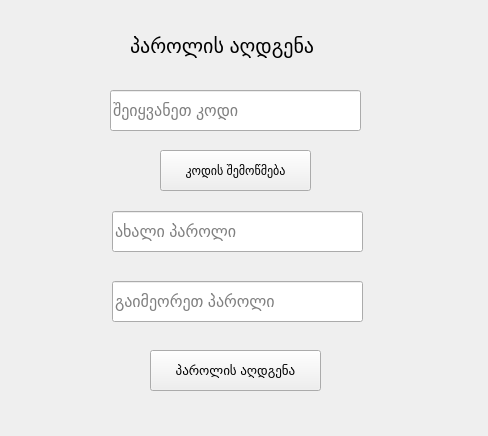
<?xml version="1.0" encoding="UTF-8"?>
<ui version="4.0">
 <class>Form</class>
 <widget class="QWidget" name="Form">
  <property name="geometry">
   <rect>
    <x>0</x>
    <y>0</y>
    <width>488</width>
    <height>436</height>
   </rect>
  </property>
  <property name="windowTitle">
   <string>Form</string>
  </property>
  <widget class="QLabel" name="label">
   <property name="geometry">
    <rect>
     <x>130</x>
     <y>20</y>
     <width>221</width>
     <height>51</height>
    </rect>
   </property>
   <property name="font">
    <font>
     <pointsize>15</pointsize>
    </font>
   </property>
   <property name="text">
    <string>პაროლის აღდგენა</string>
   </property>
  </widget>
  <widget class="QLineEdit" name="code_line">
   <property name="geometry">
    <rect>
     <x>110</x>
     <y>90</y>
     <width>251</width>
     <height>41</height>
    </rect>
   </property>
   <property name="font">
    <font>
     <pointsize>12</pointsize>
    </font>
   </property>
   <property name="placeholderText">
    <string>შეიყვანეთ კოდი</string>
   </property>
  </widget>
  <widget class="QLineEdit" name="new_pass">
   <property name="geometry">
    <rect>
     <x>112</x>
     <y>211</y>
     <width>251</width>
     <height>41</height>
    </rect>
   </property>
   <property name="font">
    <font>
     <pointsize>12</pointsize>
    </font>
   </property>
   <property name="placeholderText">
    <string>ახალი პაროლი</string>
   </property>
  </widget>
  <widget class="QLineEdit" name="repeat_pass">
   <property name="geometry">
    <rect>
     <x>112</x>
     <y>281</y>
     <width>251</width>
     <height>41</height>
    </rect>
   </property>
   <property name="font">
    <font>
     <pointsize>12</pointsize>
    </font>
   </property>
   <property name="placeholderText">
    <string>გაიმეორეთ პაროლი</string>
   </property>
  </widget>
  <widget class="QPushButton" name="restore_pass">
   <property name="geometry">
    <rect>
     <x>150</x>
     <y>350</y>
     <width>171</width>
     <height>41</height>
    </rect>
   </property>
   <property name="font">
    <font>
     <pointsize>10</pointsize>
    </font>
   </property>
   <property name="text">
    <string>პაროლის აღდგენა</string>
   </property>
  </widget>
  <widget class="QPushButton" name="verify_button">
   <property name="geometry">
    <rect>
     <x>160</x>
     <y>150</y>
     <width>151</width>
     <height>41</height>
    </rect>
   </property>
   <property name="text">
    <string>კოდის შემოწმება</string>
   </property>
  </widget>
 </widget>
 <resources/>
 <connections/>
</ui>
